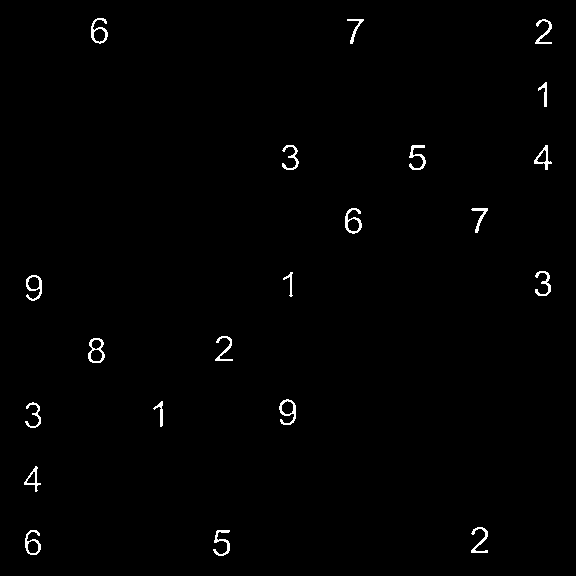
#> input picture CV_digits/sudoku.png, 576 x 576 px
$ python generator.py   (older library calls are emulated)
#> lines starting #> are read from the running program, lines starting #| are printed output that depends on the picture; after the words box and inside, x2 and y2 are one past the last pixel; in counts of white or black regions, pixels touching at a corner belong together
# Script to generate CV digits
from matplotlib import pyplot as plt
import numpy as np
import cv2

def manualGenDigits(sudoku_cells):
    # 0 - 9 digits for full1.jpg
    digits_r = [0,1,5,6,7,8,8,0,5,6]
    digits_c = [0,8,3,0,0,3,0,5,1,4]
    digits = sudoku_cells[digits_r, digits_c, : ,:]
    # Center each digit
    for i in range(1,10):
      digits[i,:,:] = getCenteredTile(digits[i,:,:])
    return digits

def getCentroid(tile: np.ndarray) -> [np.float, np.float]:
  x = range(0, tile.shape[0])
  y = range(0, tile.shape[1])
  (X,Y) = np.meshgrid(x,y)

  tile_sum = tile.sum()
  if tile_sum == 0:
    # no data, return current center
    return [tile.shape[0] / 2.0, tile.shape[1] / 2.0]

  cx = np.float((X*tile).sum()) / tile_sum
  cy = np.float((Y*tile).sum()) / tile_sum
  return [cx,cy]

def getCenteredTile(tile: np.ndarray) -> np.ndarray:
  # Given TxT tile np array, center centroid and return
  centroid = np.array(getCentroid(tile), dtype=np.float)
  offset = np.array(tile.shape) / 2.0 - centroid
  T = np.float32([[1,0,offset[0]],[0,1,offset[1]]])
  centered_tile = cv2.warpAffine(tile, T, tile.shape)
  return centered_tile

def main():
  data = cv2.imread('sudoku.png',0)
#> data: shape (576, 576); 0.87% white in thin lines or dots, all inside (x1, y1, x2, y2) = (24, 18, 552, 556)
  data = cv2.dilate(data, (3, 3), iterations=1)
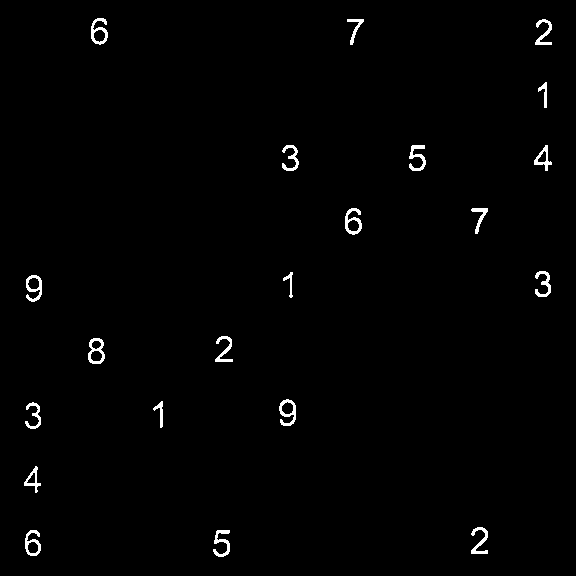
#> data: shape (576, 576); 1.1% white; 21 white regions, largest, box (x1, y1, x2, y2) and area: (345, 208, 362, 235) 214, (279, 399, 296, 426) 211, (88, 338, 105, 364) 210
  data = cv2.GaussianBlur(data,(3, 3),cv2.BORDER_DEFAULT)
  data = np.uint8(data * (255.0 / data.max())) # push back to 1.0

  # plt.imshow(data,cmap='gray',vmin=0, vmax=255)
  # plt.show()

  tilesize_px = 64
  sudoku_cells = data.reshape(9,tilesize_px,9,tilesize_px).swapaxes(1,2)
  digits = manualGenDigits(sudoku_cells)
#> the loop in manualGenDigits, `for i in range(1,10):` made 9 passes
#> (offset in getCenteredTile, T in getCenteredTile) on passes 1 to 9: ([0.0704, 2.96], [[1, 0, 0.0704], [0, 1, 2.96]]), ([0.0658, 2.59], [[1, 0, 0.0658], [0, 1, 2.59]]), ([-1.64, 0.673], [[1, 0, -1.64], [0, 1, 0.673]]), ([-0.713, 0.486], [[1, 0, -0.713], [0, 1, 0.486]]), ([2.46, 1.51], [[1, 0, 2.46], [0, 1, 1.51]]), ([-0.25, 1.43], [[1, 0, -0.25], [0, 1, 1.43]]), ([-2.71, 4.15], [[1, 0, -2.71], [0, 1, 4.15]]), ([0.0903, 1.34], [[1, 0, 0.0903], [0, 1, 1.34]]), ([0.602, 3.76], [[1, 0, 0.602], [0, 1, 3.76]])
#> pass 1, in getCenteredTile, `centered_tile = cv2.warpAffine(tile, T, tile.shape)`:
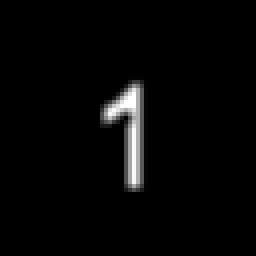
#> centered_tile: shape (64, 64) (shown 4 times larger); min 0, max 255, mean 6.2
#> pass 2, in getCenteredTile (call 2), `centered_tile = cv2.warpAffine(tile, T, tile.shape)`:
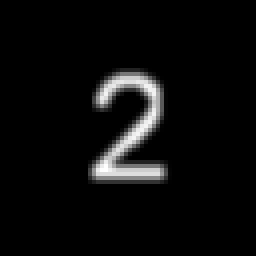
#> centered_tile: shape (64, 64) (shown 4 times larger); min 0, max 255, mean 11.3
#> pass 3, in getCenteredTile (call 3), `centered_tile = cv2.warpAffine(tile, T, tile.shape)`:
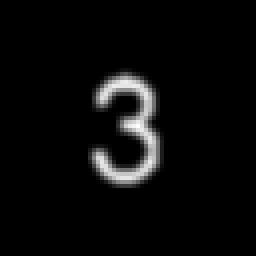
#> centered_tile: shape (64, 64) (shown 4 times larger); min 0, max 252, mean 10.1

  for i in range(10):
    np.savetxt(f'digit_{i}.txt', digits[i,:,:], fmt='%d')
  plt.figure(figsize=(10,10))
  for r in range(10):
    plt.subplot(3,4,r+1); plt.imshow(digits[r,:,:], 'gray')
    plt.grid()
  plt.tight_layout()
  plt.show()
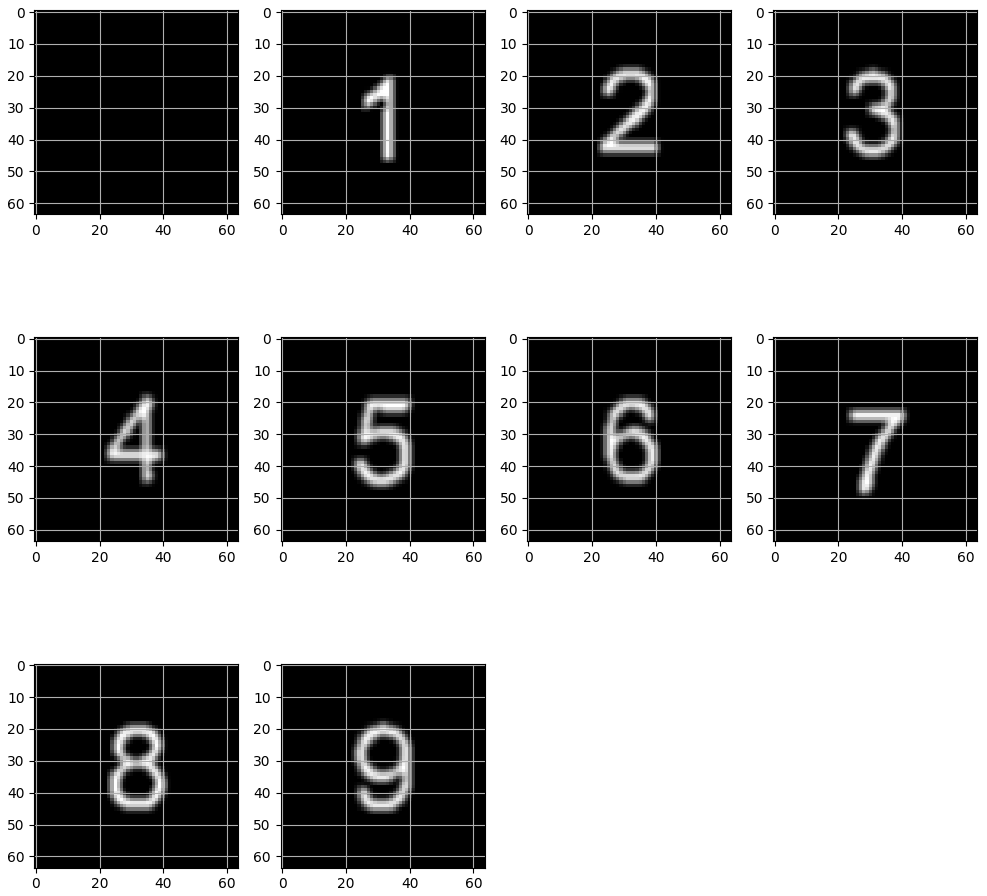
#> figure drawn by matplotlib, 10 panels

if __name__ == '__main__':
  main()
